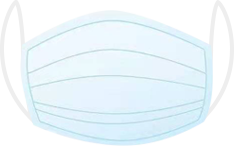
#> input picture data/mask.png, 234 x 146 px
$ python image_rotate.py
#> lines starting #> are read from the running program, lines starting #| are printed output that depends on the picture
# 이미지 회전

from PIL import Image

mask_image_path = 'data/mask.png'

mask_image = Image.open(mask_image_path)
#> mask_image is the input picture: PIL image 234x146 RGBA; mean R, G, B, A 154.9, 165.1, 170.2, 167.9

mask_image_rotate = mask_image.rotate(100, expand=True)
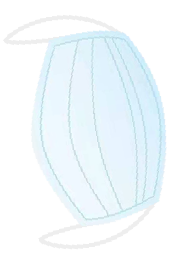
#> mask_image_rotate: PIL image 186x256 RGBA; mean R, G, B, A 111.1, 118.5, 122.1, 120.4; transparent parts drawn white

mask_image_rotate.show()
